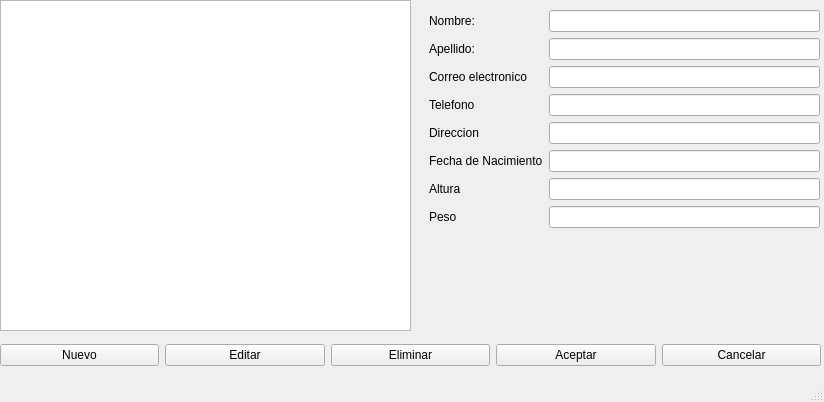
<?xml version="1.0" encoding="UTF-8"?>
<ui version="4.0">
 <class>MainWindow</class>
 <widget class="QMainWindow" name="MainWindow">
  <property name="geometry">
   <rect>
    <x>0</x>
    <y>0</y>
    <width>824</width>
    <height>402</height>
   </rect>
  </property>
  <property name="windowTitle">
   <string>MainWindow</string>
  </property>
  <widget class="QWidget" name="centralwidget">
   <widget class="QListWidget" name="lista">
    <property name="geometry">
     <rect>
      <x>0</x>
      <y>0</y>
      <width>411</width>
      <height>331</height>
     </rect>
    </property>
   </widget>
   <widget class="QWidget" name="verticalLayoutWidget">
    <property name="geometry">
     <rect>
      <x>429</x>
      <y>10</y>
      <width>391</width>
      <height>321</height>
     </rect>
    </property>
    <layout class="QVBoxLayout" name="verticalLayout">
     <item>
      <layout class="QFormLayout" name="formLayout">
       <item row="0" column="0">
        <widget class="QLabel" name="label">
         <property name="text">
          <string>Nombre:</string>
         </property>
        </widget>
       </item>
       <item row="0" column="1">
        <widget class="QLineEdit" name="nombre"/>
       </item>
       <item row="1" column="0">
        <widget class="QLabel" name="label_2">
         <property name="text">
          <string>Apellido:</string>
         </property>
        </widget>
       </item>
       <item row="1" column="1">
        <widget class="QLineEdit" name="apellido"/>
       </item>
       <item row="2" column="0">
        <widget class="QLabel" name="label_3">
         <property name="text">
          <string>Correo electronico</string>
         </property>
        </widget>
       </item>
       <item row="2" column="1">
        <widget class="QLineEdit" name="email"/>
       </item>
       <item row="3" column="0">
        <widget class="QLabel" name="label_4">
         <property name="text">
          <string>Telefono</string>
         </property>
        </widget>
       </item>
       <item row="3" column="1">
        <widget class="QLineEdit" name="telefono"/>
       </item>
       <item row="4" column="0">
        <widget class="QLabel" name="label_5">
         <property name="text">
          <string>Direccion</string>
         </property>
        </widget>
       </item>
       <item row="4" column="1">
        <widget class="QLineEdit" name="direccion"/>
       </item>
       <item row="5" column="0">
        <widget class="QLabel" name="label_6">
         <property name="text">
          <string>Fecha de Nacimiento</string>
         </property>
        </widget>
       </item>
       <item row="5" column="1">
        <widget class="QLineEdit" name="fechnac"/>
       </item>
       <item row="6" column="0">
        <widget class="QLabel" name="label_7">
         <property name="text">
          <string>Altura</string>
         </property>
        </widget>
       </item>
       <item row="6" column="1">
        <widget class="QLineEdit" name="alt"/>
       </item>
       <item row="7" column="0">
        <widget class="QLabel" name="label_8">
         <property name="text">
          <string>Peso</string>
         </property>
        </widget>
       </item>
       <item row="7" column="1">
        <widget class="QLineEdit" name="peso"/>
       </item>
      </layout>
     </item>
    </layout>
   </widget>
   <widget class="QWidget" name="horizontalLayoutWidget">
    <property name="geometry">
     <rect>
      <x>0</x>
      <y>330</y>
      <width>821</width>
      <height>51</height>
     </rect>
    </property>
    <layout class="QHBoxLayout" name="horizontalLayout">
     <item>
      <widget class="QPushButton" name="nuevo">
       <property name="text">
        <string>Nuevo</string>
       </property>
      </widget>
     </item>
     <item>
      <widget class="QPushButton" name="editar">
       <property name="text">
        <string>Editar</string>
       </property>
      </widget>
     </item>
     <item>
      <widget class="QPushButton" name="eliminar">
       <property name="text">
        <string>Eliminar</string>
       </property>
      </widget>
     </item>
     <item>
      <widget class="QPushButton" name="aceptar">
       <property name="text">
        <string>Aceptar</string>
       </property>
      </widget>
     </item>
     <item>
      <widget class="QPushButton" name="cancelar">
       <property name="text">
        <string>Cancelar</string>
       </property>
      </widget>
     </item>
    </layout>
   </widget>
  </widget>
  <widget class="QStatusBar" name="statusbar"/>
 </widget>
 <resources/>
 <connections/>
</ui>
